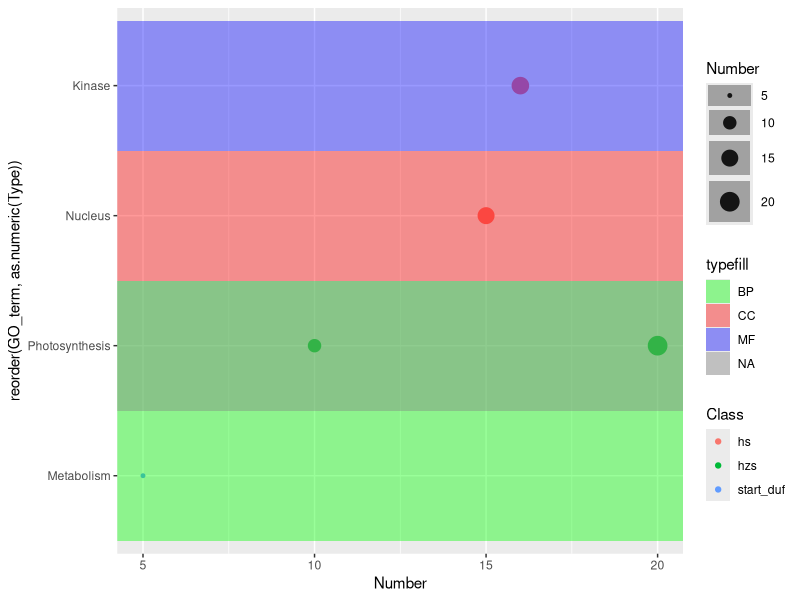

This chart was generated by the following R code:
library(ggplot2)
library(dplyr)
library(magrittr)
library(tidyr)
library(ggplot2) #for plotting
library(forcats) #for plotting

#Toy data.frame
mydat <- structure(list(GO_term = structure(c(2L, 4L, 3L, 1L, 4L), 
                                            .Label = c("Kinase", "Metabolism", "Nucleus", "Photosynthesis"), 
                                            class = "factor"), 
                        Number = c(5, 10, 15, 16, 20), 
                        Class = structure(c(3L, 2L, 1L, 1L, 2L),
                                          .Label = c("hs", "hzs", "start_duf"), class = "factor"), 
                        Type = structure(c(1L, 1L, 2L, 3L, 1L), 
                                         .Label = c("BP", "CC", "MF"), 
                                         class = "factor")), 
                   class = "data.frame", row.names = c(NA, 5L))




#First we group by Type and GO_term, and assign a "yes" to the first row
#and "no" to every other row of the grouping
mydat %<>% 
  group_by(Type, GO_term) %>%
  mutate(typefill = if_else(row_number() == 1, "yes", "no")) %>%
  ungroup()
#Then in the whole data.frame, typefill = "yes" will be replaced by the Type value
#from that row, and typefill = "no" will be replaced with NA
mydat %<>% mutate(typefill = ifelse(typefill == "yes", as.character(Type), NA))


#Plotting, now pass typefill to geom_tile's fill parameter instead of Type
ggplot(mydat, aes(y = reorder(GO_term, as.numeric(Type)), x = Number, size = Number)) + geom_point(aes(color = Class), alpha = 1.0) + 
  geom_tile(aes(width = Inf, fill = typefill), alpha = 0.4) + 
  scale_fill_manual(values = c("green", "red", "blue"))
  
